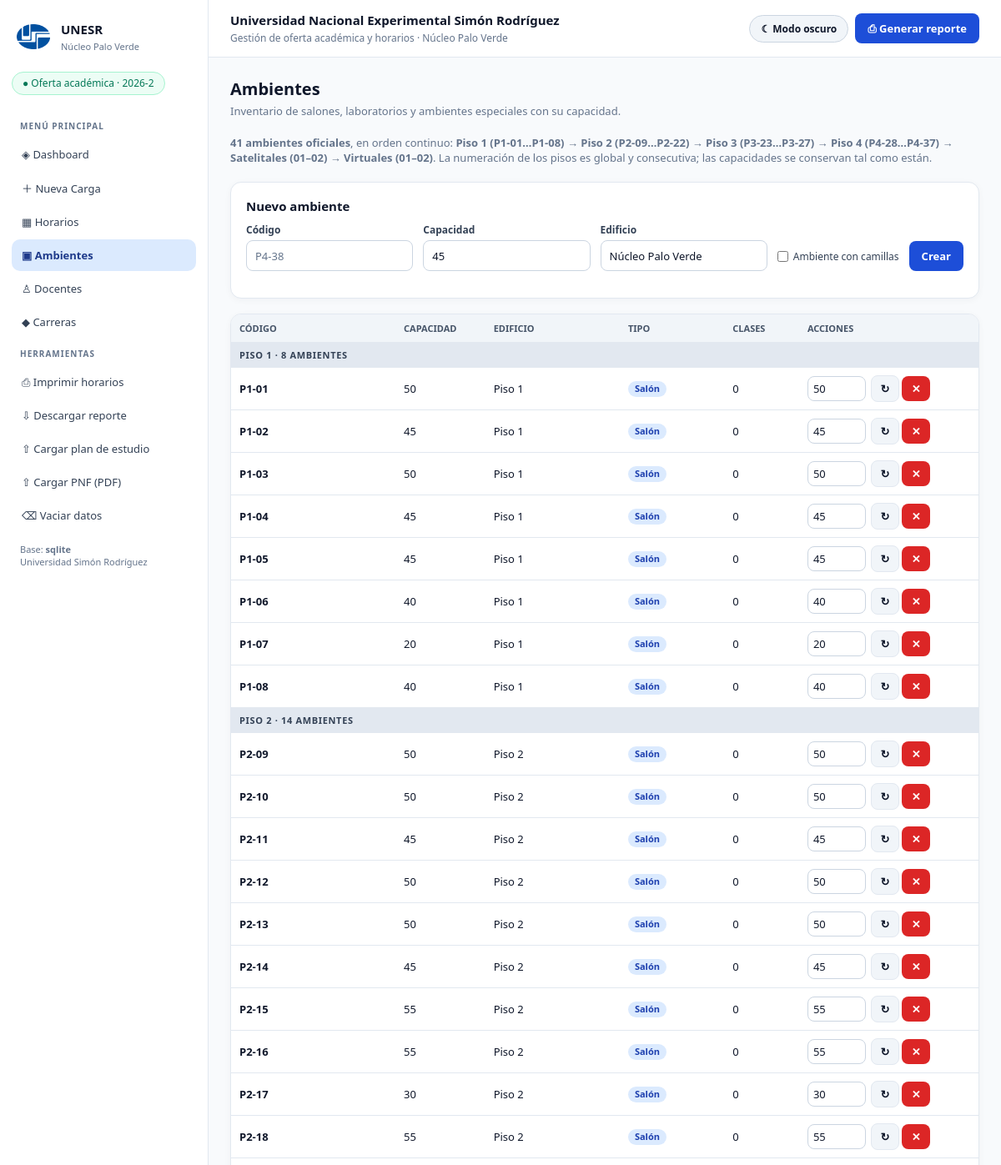
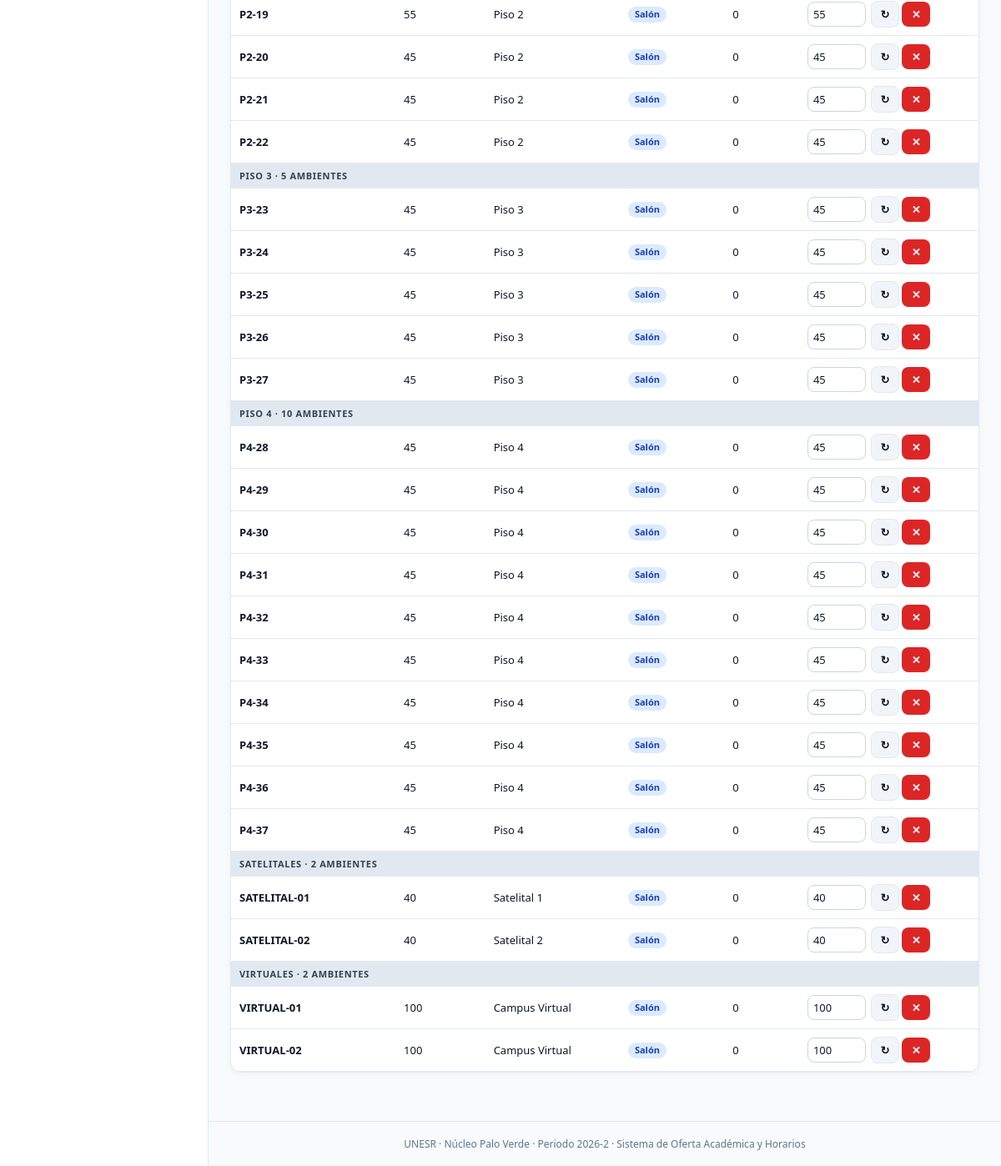
Screenshot of /ambientes with the database file from the repository (2 pictures, top to bottom).
### tables this page shows
CREATE TABLE salones (
        id INTEGER PRIMARY KEY AUTOINCREMENT,
        codigo TEXT NOT NULL UNIQUE,
        capacidad INTEGER DEFAULT 40,
        edificio TEXT DEFAULT 'Edificio Principal'
    , es_camillas INTEGER DEFAULT 0);

### app/web.py (the view, shortened to what this page needs)
@app.route("/ambientes", methods=["GET", "POST"])
def ambientes():
    filas = db.query("""SELECT s.*, (SELECT COUNT(*) FROM asignaciones_horario a WHERE a.salon_id=s.id) AS usos
                         FROM salones s""")
    grupos = db.agrupar_ambientes(db.ambientes_oficiales(filas))
    return render_template("ambientes.html", salones=db.ambientes_oficiales(filas),
                           grupos=grupos, sectores=db.SECTORES_AMBIENTE)

### app/db.py (called while the page is built)
def _env() -> Dict[str, str]:
    rutas = [ROOT / ".env"]
    if EMPACETADO:
        rutas += [Path(sys.executable).resolve().parent / ".env",
                  base_escritura / ".env"]
    result: Dict[str, str] = {}
    for path in rutas:
        if not path.exists():
            continue
        for line in path.read_text(encoding="utf-8").splitlines():
            line = line.strip()
            if line and not line.startswith("#") and "=" in line:
                k, v = line.split("=", 1)
                result[k.strip()] = v.strip().strip('"').strip("'")
    return result

def configuracion() -> Dict[str, str]:
    cfg = _env()
    for key in ("SUPABASE_URL", "SUPABASE_KEY", "DB_BACKEND", "DATABASE_PATH", "FLASK_SECRET_KEY"):
        if os.environ.get(key):
            cfg[key] = os.environ[key]
    return cfg

def backend_activo() -> str:
    cfg = configuracion()
    mode = cfg.get("DB_BACKEND", "auto").lower()
    if mode == "sqlite":
        return "sqlite"
    if cfg.get("SUPABASE_URL") and cfg.get("SUPABASE_KEY"):
        return "supabase" if mode in ("auto", "supabase") else "sqlite"
    return "sqlite"

def _sqlite_conn() -> sqlite3.Connection:
    conn = sqlite3.connect(DB_PATH, timeout=30, check_same_thread=False)
    conn.row_factory = sqlite3.Row
    conn.execute("PRAGMA foreign_keys=ON")
    conn.execute("PRAGMA journal_mode=WAL")
    return conn

def _sqlite_query(sql: str, params: Sequence = ()) -> List[Dict]:
    conn = _sqlite_conn()
    try:
        return [dict(r) for r in conn.execute(sql, tuple(params)).fetchall()]
    finally:
        conn.close()

def _sqlite_executescript(sql: str) -> None:
    conn = _sqlite_conn()
    try:
        conn.executescript(sql)
        conn.commit()
    finally:
        conn.close()

def query(sql: str, params: Sequence = ()) -> List[Dict[str, Any]]:
    if backend_activo() == "sqlite":
        return _sqlite_query(sql, params)
    try:
        return _rest_query(sql, params)
    except DatabaseError:
        conn = _supabase_mem_conn()
        return [dict(r) for r in conn.execute(sql, tuple(params)).fetchall()]

def normalizar(texto: Any) -> str:
    if not texto:
        return ""
    t = "".join(c for c in unicodedata.normalize("NFD", str(texto))
                if unicodedata.category(c) != "Mn")
    return " ".join(t.upper().replace("À", "A").split())

### app/queries.py (called while the page is built)
def profesores() -> List[Dict]:
    return db.query("SELECT id,nombre,cedula,email,condicion,mencion FROM profesores ORDER BY nombre")

### app/templates/ambientes.html (shortened to what this page needs)
{% extends "base.html" %}{% block content %}
<h2>Ambientes</h2>
<p class="sub">Inventario de salones, laboratorios y ambientes especiales con su capacidad.</p>
<p class="sub"><b>41 ambientes oficiales</b>, en orden continuo:
  <b>Piso 1 (P1-01…P1-08) → Piso 2 (P2-09…P2-22) → Piso 3 (P3-23…P3-27) →
  Piso 4 (P4-28…P4-37) → Satelitales (01–02) → Virtuales (01–02)</b>.
  La numeración de los pisos es global y consecutiva; las capacidades se
  conservan tal como están.</p>
<div class="card">
  <h3>Nuevo ambiente</h3>
  <form method="post" class="row ambientes-form">
    <div class="campo"><label for="codigo-amb">Código</label>
      <input id="codigo-amb" name="codigo" required placeholder="P4-38" maxlength="60"></div>
    <div class="campo"><label for="cap-amb">Capacidad</label>
      <input id="cap-amb" name="capacidad" type="number" value="45" min="0" max="1000" step="1" inputmode="numeric"></div>
    <div class="campo"><label for="edif-amb">Edificio</label>
      <input id="edif-amb" name="edificio" value="Núcleo Palo Verde" maxlength="100"></div>
    <label class="chk" for="camillas-amb"><input id="camillas-amb" type="checkbox" name="es_camillas"> Ambiente con camillas</label>
    <div><button class="btn btn-primary">Crear</button></div>
  </form>
</div>
<div class="card tabla-card">
  <table class="tabla-ambientes">
    <colgroup><col style="width:22%"><col style="width:12%"><col style="width:18%"><col style="width:14%"><col style="width:10%"><col style="width:24%"></colgroup>
    <thead><tr><th>Código</th><th>Capacidad</th><th>Edificio</th><th>Tipo</th><th>Clases</th><th>Acciones</th></tr></thead>
    {% for g in grupos %}
    <tbody>
      <tr class="fila-sector"><td colspan="6">{{ g.sector }} · {{ g.total }} ambiente{% if g.total != 1 %}s{% endif %}</td></tr>
      {% for s in g.filas %}<tr>
        <td><b>{{ s.codigo }}</b></td>
        <td>{{ s.capacidad }}</td>
        <td>{{ s.edificio or '—' }}</td>
        <td><span class="badge {% if s.es_camillas %}warn{% endif %}">{{ 'Camillas' if s.es_camillas else 'Salón' }}</span></td>
        <td>{{ s.usos }}</td>
        <td class="acciones">
          <form method="post">
            <input name="capacidad" type="number" value="{{ s.capacidad }}" min="0" max="1000" step="1" inputmode="numeric" aria-label="Capacidad de {{ s.codigo }}">
            <button class="btn btn-light" title="Guardar capacidad" aria-label="Guardar capacidad de {{ s.codigo }}">↻</button>
          </form>
          <form method="post" onsubmit="return confirm('¿Eliminar este ambiente?')">
            <button class="btn btn-danger" title="Eliminar ambiente" aria-label="Eliminar {{ s.codigo }}">✕</button>
          </form>
        </td>
      </tr>{% endfor %}
    </tbody>
    {% else %}
    <tbody><tr><td colspan="6" class="empty">No hay ambientes registrados.</td></tr></tbody>
    {% endfor %}
  </table>
</div>
{% endblock %}

### app/templates/base.html (shortened to what this page needs)
<!DOCTYPE html>
<html lang="es">
<head>
</head>
<body>
<aside class="sidebar" id="sidebar">
  <a class="brand" href="/"><img src="/logo.png" alt="UNESR"><span><strong>UNESR</strong><small>Núcleo Palo Verde</small></span></a>
  <div class="pill">● Oferta académica · 2026-2</div>
  <div class="caption">Menú principal</div>
  <nav class="nav">
    <a href="/" class="{% if request.endpoint=='index' %}active{% endif %}">◈ Dashboard</a>
    <a href="/nueva-carga" class="{% if request.endpoint=='nueva_carga' %}active{% endif %}">＋ Nueva Carga</a>
    <a href="/horarios" class="{% if request.endpoint=='horarios' %}active{% endif %}">▦ Horarios</a>
    <a href="/ambientes" class="{% if request.endpoint=='ambientes' %}active{% endif %}">▣ Ambientes</a>
    <a href="/docentes" class="{% if request.endpoint in ['docentes','docente_detalle'] %}active{% endif %}">♙ Docentes</a>
    <a href="/carreras" class="{% if request.endpoint=='carreras' %}active{% endif %}">◆ Carreras</a>
  </nav>
  <div class="caption">Herramientas</div>
  <nav class="nav">
    <a href="/reporte" target="_blank">⎙ Imprimir horarios</a>
    <a href="/reporte?descargar=1">⇩ Descargar reporte</a>
    <a href="#plan" onclick="abrir('plan')">⇧ Cargar plan de estudio</a>
    <a href="#pnf" onclick="abrir('pnf')">⇧ Cargar PNF (PDF)</a>
    <a href="#vaciar" onclick="abrir('vaciar')">⌫ Vaciar datos</a>
  </nav>
  <div style="margin-top:auto;padding:12px 10px;color:var(--muted);font-size:11px">Base: <b>{{ backend }}</b><br>Universidad Simón Rodríguez</div>
</aside>
<div class="frame">
  <header class="topbar">
    <div><h1>Universidad Nacional Experimental Simón Rodríguez</h1><p>Gestión de oferta académica y horarios · Núcleo Palo Verde</p></div>
    <div class="topbar-actions">
      <button type="button" class="btn-tema" id="btn-toggle-tema" onclick="alternarTema()" title="Cambiar entre modo claro y modo oscuro" aria-pressed="false">☾ Modo oscuro</button>
      <a class="btn btn-primary" href="/reporte?profesores=1" target="_blank">⎙ Generar reporte</a>
    </div>
  </header>
  <main class="content">
    {% block content %}{% endblock %}
  </main>
  <footer>UNESR · Núcleo Palo Verde · Periodo 2026-2 · Sistema de Oferta Académica y Horarios</footer>
</div>
</body></html>

### rows the page displays
salones: codigo "P1-01", capacidad "50", edificio "Piso 1", es_camillas "Salón", usos "0"
salones: codigo "P1-02", capacidad "45", edificio "Piso 1", es_camillas "Salón", usos "0"
salones: codigo "P1-03", capacidad "50", edificio "Piso 1", es_camillas "Salón", usos "0"
salones: codigo "P1-04", capacidad "45", edificio "Piso 1", es_camillas "Salón", usos "0"
salones: codigo "P1-05", capacidad "45", edificio "Piso 1", es_camillas "Salón", usos "0"
salones: codigo "P1-06", capacidad "40", edificio "Piso 1", es_camillas "Salón", usos "0"
salones: codigo "P1-07", capacidad "20", edificio "Piso 1", es_camillas "Salón", usos "0"
salones: codigo "P1-08", capacidad "40", edificio "Piso 1", es_camillas "Salón", usos "0"
salones: codigo "P2-09", capacidad "50", edificio "Piso 2", es_camillas "Salón", usos "0"
salones: codigo "P2-10", capacidad "50", edificio "Piso 2", es_camillas "Salón", usos "0"
salones: codigo "P2-11", capacidad "45", edificio "Piso 2", es_camillas "Salón", usos "0"
salones: codigo "P2-12", capacidad "50", edificio "Piso 2", es_camillas "Salón", usos "0"
salones: codigo "P2-13", capacidad "50", edificio "Piso 2", es_camillas "Salón", usos "0"
salones: codigo "P2-14", capacidad "45", edificio "Piso 2", es_camillas "Salón", usos "0"
salones: codigo "P2-15", capacidad "55", edificio "Piso 2", es_camillas "Salón", usos "0"
salones: codigo "P2-16", capacidad "55", edificio "Piso 2", es_camillas "Salón", usos "0"
salones: codigo "P2-17", capacidad "30", edificio "Piso 2", es_camillas "Salón", usos "0"
salones: codigo "P2-18", capacidad "55", edificio "Piso 2", es_camillas "Salón", usos "0"
salones: codigo "P2-19", capacidad "55", edificio "Piso 2", es_camillas "Salón", usos "0"
salones: codigo "P2-20", capacidad "45", edificio "Piso 2", es_camillas "Salón", usos "0"
salones: codigo "P2-21", capacidad "45", edificio "Piso 2", es_camillas "Salón", usos "0"
salones: codigo "P2-22", capacidad "45", edificio "Piso 2", es_camillas "Salón", usos "0"
salones: codigo "P3-23", capacidad "45", edificio "Piso 3", es_camillas "Salón", usos "0"
salones: codigo "P3-24", capacidad "45", edificio "Piso 3", es_camillas "Salón", usos "0"
salones: codigo "P3-25", capacidad "45", edificio "Piso 3", es_camillas "Salón", usos "0"
salones: codigo "P3-26", capacidad "45", edificio "Piso 3", es_camillas "Salón", usos "0"
salones: codigo "P3-27", capacidad "45", edificio "Piso 3", es_camillas "Salón", usos "0"
salones: codigo "P4-28", capacidad "45", edificio "Piso 4", es_camillas "Salón", usos "0"
salones: codigo "P4-29", capacidad "45", edificio "Piso 4", es_camillas "Salón", usos "0"
salones: codigo "P4-30", capacidad "45", edificio "Piso 4", es_camillas "Salón", usos "0"
salones: codigo "P4-31", capacidad "45", edificio "Piso 4", es_camillas "Salón", usos "0"
salones: codigo "P4-32", capacidad "45", edificio "Piso 4", es_camillas "Salón", usos "0"
salones: codigo "P4-33", capacidad "45", edificio "Piso 4", es_camillas "Salón", usos "0"
salones: codigo "P4-34", capacidad "45", edificio "Piso 4", es_camillas "Salón", usos "0"
salones: codigo "P4-35", capacidad "45", edificio "Piso 4", es_camillas "Salón", usos "0"
salones: codigo "P4-36", capacidad "45", edificio "Piso 4", es_camillas "Salón", usos "0"
salones: codigo "P4-37", capacidad "45", edificio "Piso 4", es_camillas "Salón", usos "0"
salones: codigo "SATELITAL-01", capacidad "40", edificio "Satelital 1", es_camillas "Salón", usos "0"
salones: codigo "SATELITAL-02", capacidad "40", edificio "Satelital 2", es_camillas "Salón", usos "0"
salones: codigo "VIRTUAL-01", capacidad "100", edificio "Campus Virtual", es_camillas "Salón", usos "0"
salones: codigo "VIRTUAL-02", capacidad "100", edificio "Campus Virtual", es_camillas "Salón", usos "0"

### other values shown
{{ backend }} "sqlite"
{{ g.sector }} "PISO 1" "PISO 2" "PISO 3" "PISO 4" "SATELITALES" "VIRTUALES"
{{ g.total }} "8" "14" "5" "10" "2" "2"
